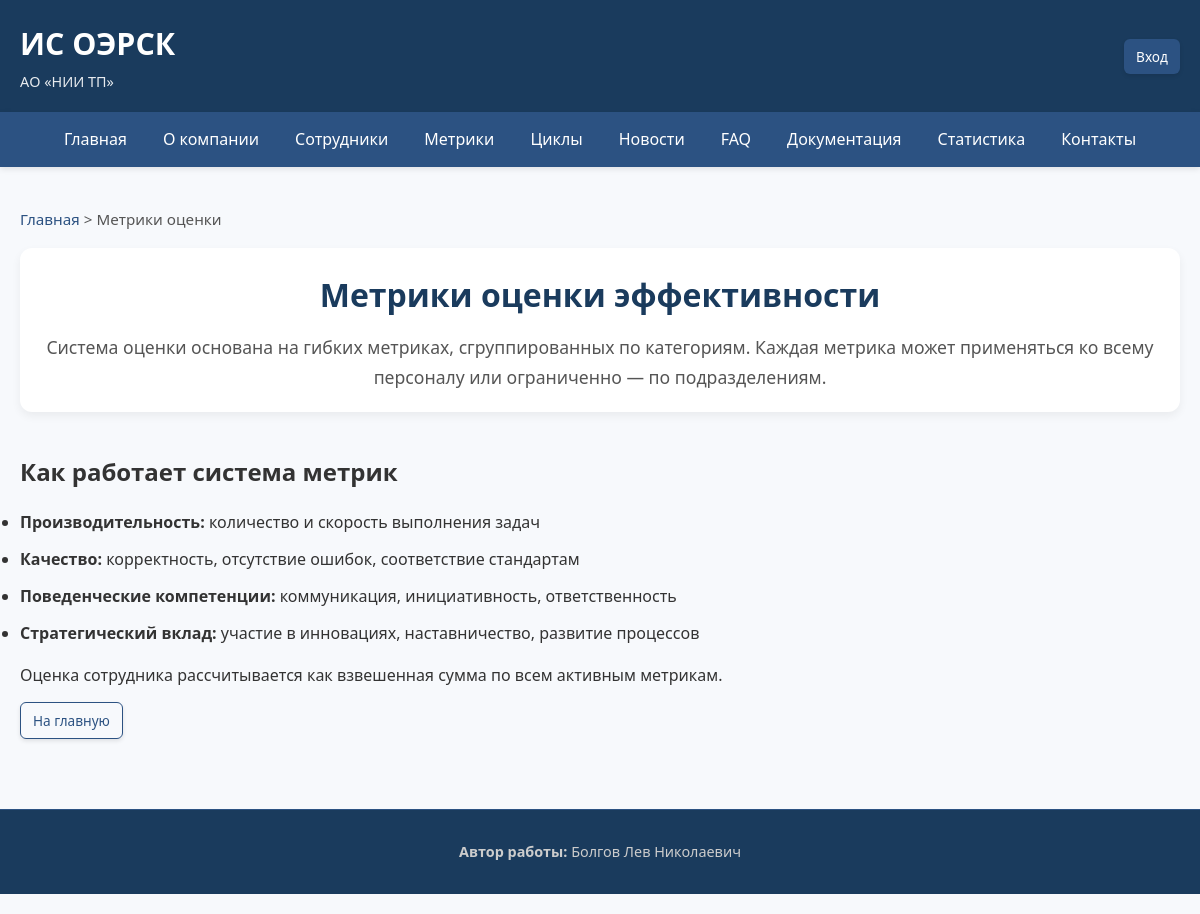
The app's page /metrics, older data.
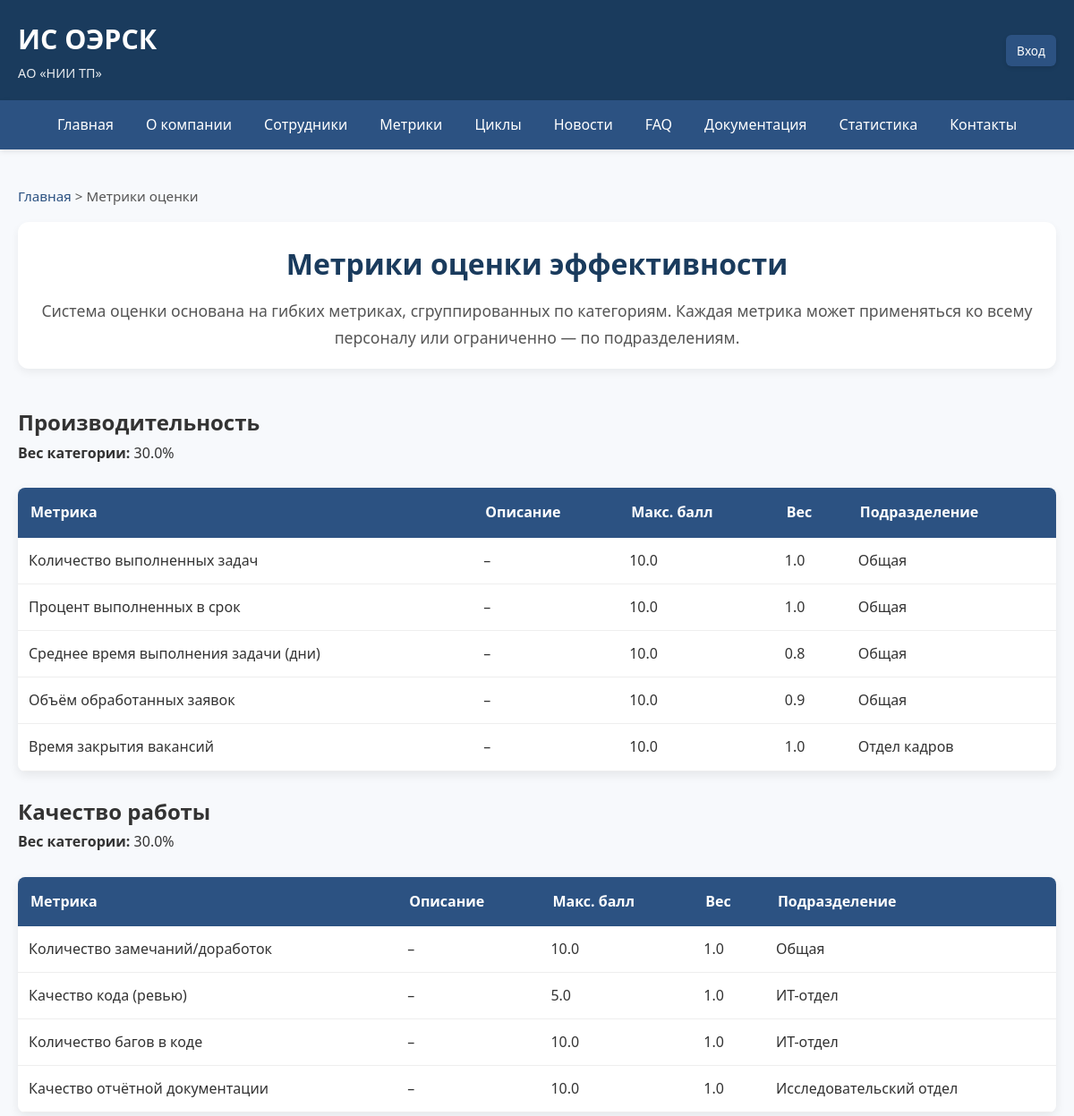
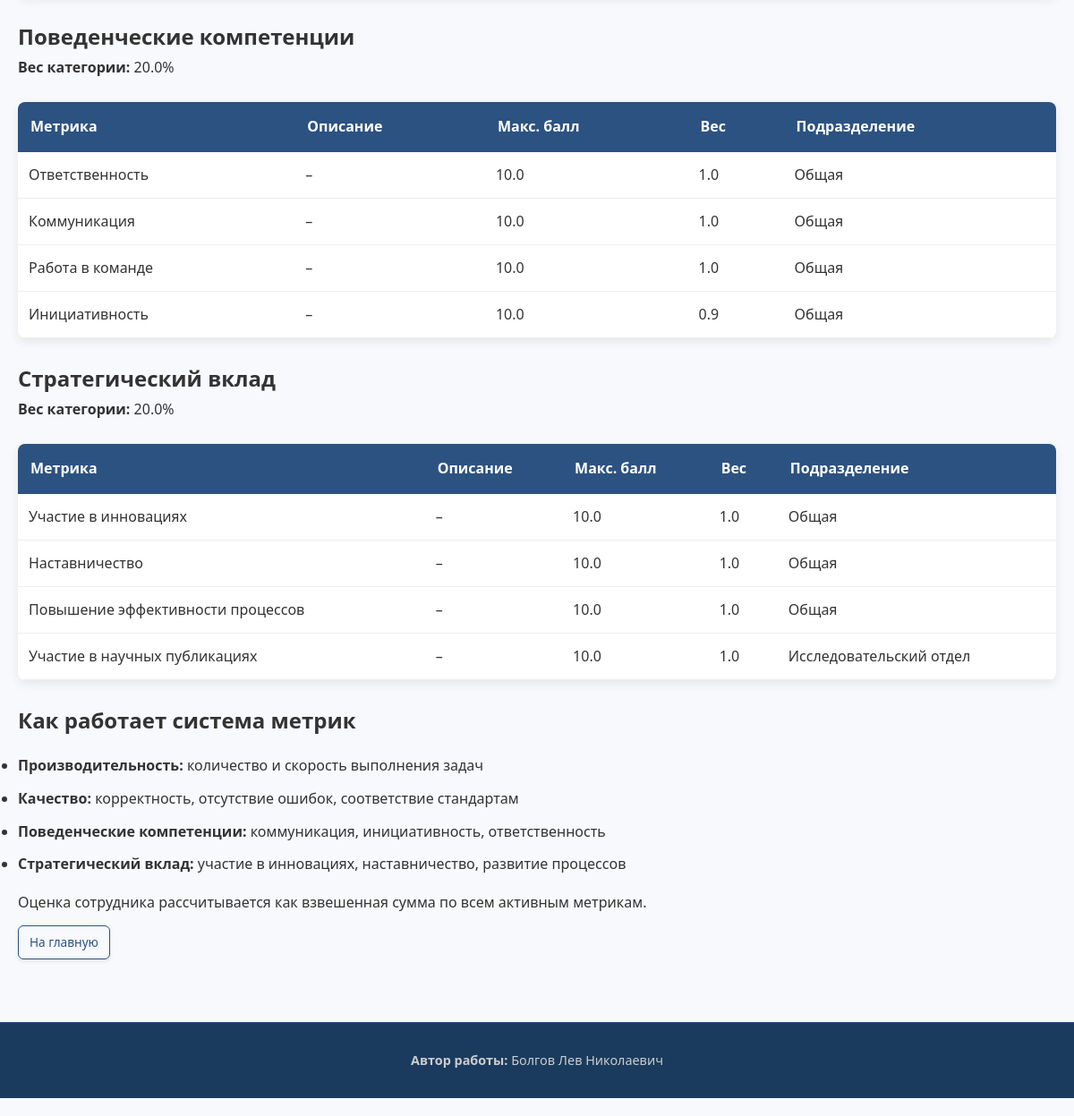
The same page, newer data (2 pictures, top to bottom).
### app/models.py (models this page shows)
class MetricCategory(db.Model):
    __tablename__ = 'metric_categories'
    id = db.Column(db.Integer, primary_key=True)
    name = db.Column(db.String(50), nullable=False)
    description = db.Column(db.Text)
    weight = db.Column(db.Float, default=0.25)

class PerformanceMetric(db.Model):
    __tablename__ = 'performance_metrics'
    id = db.Column(db.Integer, primary_key=True)
    name = db.Column(db.String(150), nullable=False)
    description = db.Column(db.Text)
    category_id = db.Column(db.Integer, db.ForeignKey('metric_categories.id'), nullable=False)
    category = db.relationship('MetricCategory')
    max_score = db.Column(db.Float, default=10.0)
    scale_type = db.Column(db.String(20), default='10-point')
    department_id = db.Column(db.Integer, db.ForeignKey('departments.id'))
    is_active = db.Column(db.Boolean, default=True)
    weight = db.Column(db.Float, default=1.0)
    department = db.relationship('Department', backref='custom_metrics')

class Department(db.Model):
    __tablename__ = 'departments'
    id = db.Column(db.Integer, primary_key=True)
    name = db.Column(db.String(100), nullable=False, unique=True)
    description = db.Column(db.Text)

### app/views.py (the view)
@views.route('/metrics')
def metrics():
    categories = MetricCategory.query.all()
    metrics = PerformanceMetric.query.filter_by(is_active=True).all()
    breadcrumbs = [("Главная", url_for('views.index')), ("Метрики оценки", url_for('views.metrics'))]
    return render_with_breadcrumbs('metrics.html', breadcrumbs, categories=categories, metrics=metrics)

### app/views.py (called while the page is built)
def render_with_breadcrumbs(template, breadcrumbs, **context):
    return render_template(template, breadcrumbs=breadcrumbs, **context)

### app/templates/metrics.html (shortened to what this page needs)
{% extends "base.html" %}
{% block content %}
<div class="page-header">
    <h1>Метрики оценки эффективности</h1>
    <p class="lead">
        Система оценки основана на гибких метриках, сгруппированных по категориям.
        Каждая метрика может применяться ко всему персоналу или ограниченно — по подразделениям.
    </p>
</div>
{% for category in categories %}
<div class="section">
    <h2>{{ category.name }}</h2>
    <p><strong>Вес категории:</strong> {{ "%.1f"|format(category.weight * 100) }}%</p>
    {% set category_metrics = metrics | selectattr('category_id', 'equalto', category.id) | list %}
    {% if category_metrics %}
    <table>
        <thead>
            <tr>
                <th>Метрика</th>
                <th>Описание</th>
                <th>Макс. балл</th>
                <th>Вес</th>
                <th>Подразделение</th>
            </tr>
        </thead>
        <tbody>
            {% for m in category_metrics %}
            <tr>
                <td>{{ m.name }}</td>
                <td>{{ m.description or '–' }}</td>
                <td>{{ m.max_score }}</td>
                <td>{{ "%.1f"|format(m.weight) }}</td>
                <td>
                    {% if m.department %}
                        <span class="badge">{{ m.department.name }}</span>
                    {% else %}
                        <span class="badge badge-secondary">Общая</span>
                    {% endif %}
                </td>
            </tr>
            {% endfor %}
        </tbody>
    </table>
    {% else %}
    <p class="text-muted">Метрики в этой категории отсутствуют.</p>
    {% endif %}
</div>
{% endfor %}
<div class="section">
    <h2>Как работает система метрик</h2>
    <ul class="styled-list">
        <li><strong>Производительность:</strong> количество и скорость выполнения задач</li>
        <li><strong>Качество:</strong> корректность, отсутствие ошибок, соответствие стандартам</li>
        <li><strong>Поведенческие компетенции:</strong> коммуникация, инициативность, ответственность</li>
        <li><strong>Стратегический вклад:</strong> участие в инновациях, наставничество, развитие процессов</li>
    </ul>
    <p>Оценка сотрудника рассчитывается как взвешенная сумма по всем активным метрикам.</p>
</div>
<div class="action-buttons">
    <a href="{{ url_for('views.index') }}" class="btn btn-outline">На главную</a>
</div>
{% endblock %}

Row changes from the older to the newer data that the page shows:
added MetricCategory: name "Производительность", category.weight*100 "30.0"
added PerformanceMetric: name "Количество выполненных задач", description "–", max_score "10.0", weight "1.0", shows "Общая", shown under "Производительность"
added PerformanceMetric: name "Процент выполненных в срок", description "–", max_score "10.0", weight "1.0", shows "Общая", shown under "Производительность"
added PerformanceMetric: name "Среднее время выполнения задачи (дни)", description "–", max_score "10.0", weight "0.8", shows "Общая", shown under "Производительность"
added PerformanceMetric: name "Объём обработанных заявок", description "–", max_score "10.0", weight "0.9", shows "Общая", shown under "Производительность"
added PerformanceMetric: name "Время закрытия вакансий", description "–", max_score "10.0", weight "1.0", department.name "Отдел кадров", shown under "Производительность"
added MetricCategory: name "Качество работы", category.weight*100 "30.0"
added PerformanceMetric: name "Количество замечаний/доработок", description "–", max_score "10.0", weight "1.0", shows "Общая", shown under "Качество работы"
added PerformanceMetric: name "Качество кода (ревью)", description "–", max_score "5.0", weight "1.0", department.name "ИТ-отдел", shown under "Качество работы"
added PerformanceMetric: name "Количество багов в коде", description "–", max_score "10.0", weight "1.0", department.name "ИТ-отдел", shown under "Качество работы"
added PerformanceMetric: name "Качество отчётной документации", description "–", max_score "10.0", weight "1.0", department.name "Исследовательский отдел", shown under "Качество работы"
added MetricCategory: name "Поведенческие компетенции", category.weight*100 "20.0"
added PerformanceMetric: name "Ответственность", description "–", max_score "10.0", weight "1.0", shows "Общая", shown under "Поведенческие компетенции"
added PerformanceMetric: name "Коммуникация", description "–", max_score "10.0", weight "1.0", shows "Общая", shown under "Поведенческие компетенции"
added PerformanceMetric: name "Работа в команде", description "–", max_score "10.0", weight "1.0", shows "Общая", shown under "Поведенческие компетенции"
added PerformanceMetric: name "Инициативность", description "–", max_score "10.0", weight "0.9", shows "Общая", shown under "Поведенческие компетенции"
added MetricCategory: name "Стратегический вклад", category.weight*100 "20.0"
added PerformanceMetric: name "Участие в инновациях", description "–", max_score "10.0", weight "1.0", shows "Общая", shown under "Стратегический вклад"
added PerformanceMetric: name "Наставничество", description "–", max_score "10.0", weight "1.0", shows "Общая", shown under "Стратегический вклад"
added PerformanceMetric: name "Повышение эффективности процессов", description "–", max_score "10.0", weight "1.0", shows "Общая", shown under "Стратегический вклад"
added PerformanceMetric: name "Участие в научных публикациях", description "–", max_score "10.0", weight "1.0", department.name "Исследовательский отдел", shown under "Стратегический вклад"
